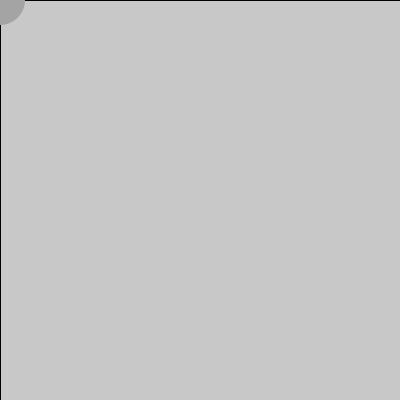
Frame 1 (no input)
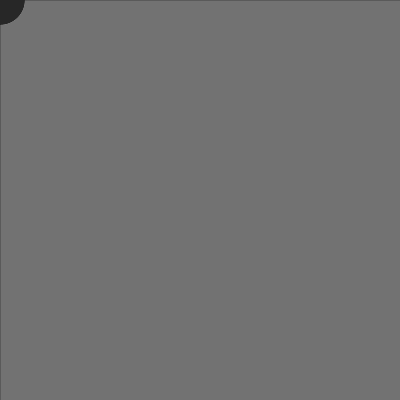
Frame 60 (the mouse pressed at the canvas centre just before this capture)
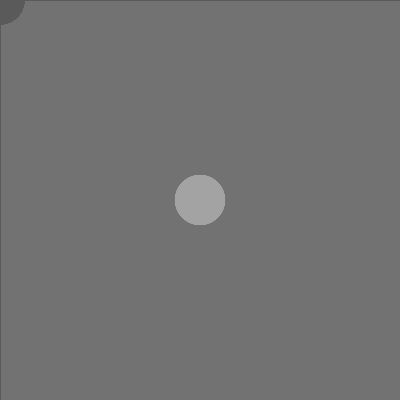
Frame 120 (the mouse held since frame 60 and released just before this capture)

The Processing sketch that drew these frames (run headless with seeded random() and noise(); from frame 60 on, the mouse is pressed at the canvas centre):

// Processing sketch: processing_129838
// ── processing_129838.pde

//rachel ciavarella
//may be uploaded late due to old computer

float x , y;
float wd , ht;
float xDist, yDist;
float easingCoef;

void setup()
{
  size( 400, 400 );
  noCursor();
  easingCoef = .2;
  wd = 40;
  ht = 40;
  xDist = mouseX - 50 *.5;
  yDist = mouseY - 50 *.5;
  
}

void draw()
{
fill( 100 , 100 , 100 , 10 );
rect( 0 , 0 , 400 , 400 );
x = mouseX;
y = mouseY;
wd = 50;
ht = 50;

noStroke();
fill(random(0,255));
ellipse ( mouseX , mouseY ,wd , ht );
}
